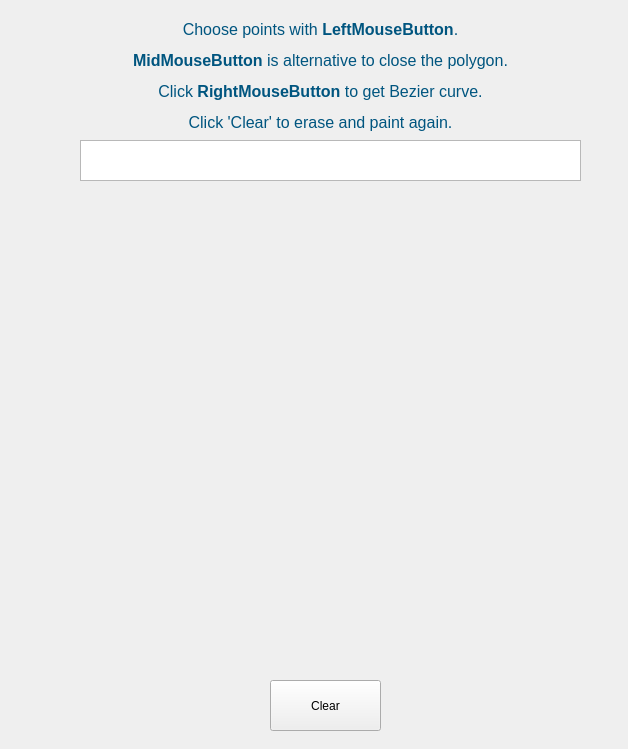
<?xml version="1.0" encoding="UTF-8"?>
<ui version="4.0">
 <class>Bezier</class>
 <widget class="QWidget" name="Bezier">
  <property name="geometry">
   <rect>
    <x>0</x>
    <y>0</y>
    <width>628</width>
    <height>749</height>
   </rect>
  </property>
  <property name="windowTitle">
   <string>Form</string>
  </property>
  <widget class="QTextBrowser" name="lineEdit">
   <property name="geometry">
    <rect>
     <x>80</x>
     <y>140</y>
     <width>501</width>
     <height>41</height>
    </rect>
   </property>
  </widget>
  <widget class="QPushButton" name="Clear">
   <property name="geometry">
    <rect>
     <x>270</x>
     <y>680</y>
     <width>111</width>
     <height>51</height>
    </rect>
   </property>
   <property name="text">
    <string>Clear</string>
   </property>
  </widget>
  <widget class="QLabel" name="bezierlabel">
   <property name="geometry">
    <rect>
     <x>40</x>
     <y>20</y>
     <width>561</width>
     <height>111</height>
    </rect>
   </property>
   <property name="frameShape">
    <enum>QFrame::NoFrame</enum>
   </property>
   <property name="frameShadow">
    <enum>QFrame::Sunken</enum>
   </property>
   <property name="text">
    <string>&lt;html&gt;&lt;head/&gt;&lt;body&gt;&lt;p align=&quot;center&quot;&gt;&lt;span style=&quot; font-size:12pt; color:#00557f;&quot;&gt;Choose points with &lt;/span&gt;&lt;span style=&quot; font-size:12pt; font-weight:600; color:#00557f;&quot;&gt;LeftMouseButton&lt;/span&gt;&lt;span style=&quot; font-size:12pt; color:#00557f;&quot;&gt;.&lt;/span&gt;&lt;/p&gt;&lt;p align=&quot;center&quot;&gt;&lt;span style=&quot; font-size:12pt; font-weight:600; color:#00557f;&quot;&gt;MidMouseButton&lt;/span&gt;&lt;span style=&quot; font-size:12pt; color:#00557f;&quot;&gt; is alternative&lt;/span&gt;&lt;span style=&quot; font-size:12pt; color:#00557f;&quot;&gt; to close the polygon.&lt;/span&gt;&lt;/p&gt;&lt;p align=&quot;center&quot;&gt;&lt;span style=&quot; font-size:12pt; color:#00557f;&quot;&gt;Click&lt;/span&gt;&lt;span style=&quot; font-size:12pt; font-weight:600; color:#00557f;&quot;&gt; RightMouseButton&lt;/span&gt;&lt;span style=&quot; font-size:12pt; color:#00557f;&quot;&gt; to get Bezier curve.&lt;/span&gt;&lt;/p&gt;&lt;p align=&quot;center&quot;&gt;&lt;span style=&quot; font-size:12pt; color:#00557f;&quot;&gt;Click 'Clear' to erase and paint again.&lt;/span&gt;&lt;/p&gt;&lt;/body&gt;&lt;/html&gt;</string>
   </property>
  </widget>
 </widget>
 <resources/>
 <connections>
  <connection>
   <sender>Clear</sender>
   <signal>clicked()</signal>
   <receiver>Bezier</receiver>
   <slot>Clear_click()</slot>
   <hints>
    <hint type="sourcelabel">
     <x>371</x>
     <y>679</y>
    </hint>
    <hint type="destinationlabel">
     <x>422</x>
     <y>699</y>
    </hint>
   </hints>
  </connection>
 </connections>
 <slots>
  <slot>Clear_click()</slot>
 </slots>
</ui>
